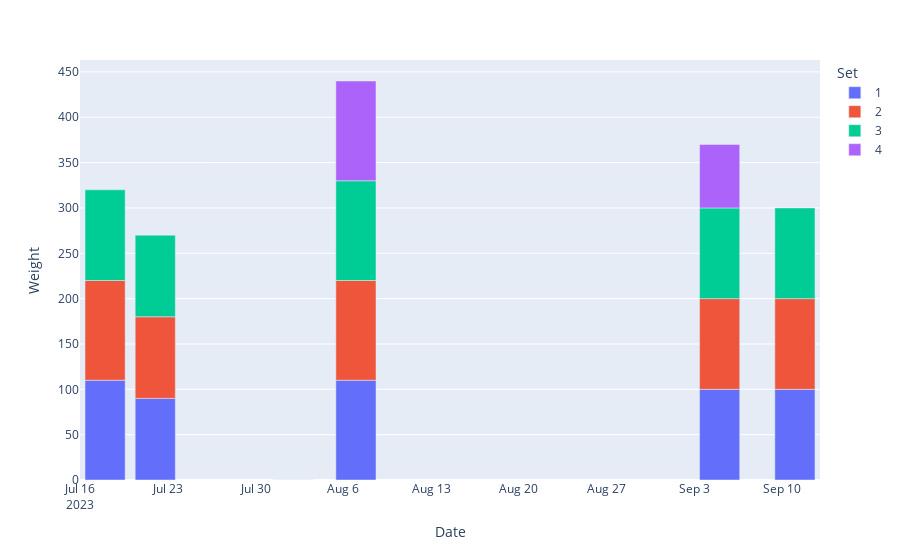

Notebook source saved alongside this figure:
### Code cell
df_results = pick_df(df, "SQUAT", "/")

plot = Plot(df_results)
plot.volume_breakdown()

### Figure 1 — Plotly figure (JSON) as saved in the notebook; plotly's stock layout.template omitted (floating-point values rounded to 4 significant figures)
{"data": [{"alignmentgroup": "True", "customdata": [[5], [8], [10], [5], [6], [8]], "hovertemplate": "Date: %{x}<br>Weight: %{y} kg<br>Count: %{customdata[0]}<extra></extra>", "legendgroup": "1", "marker": {"color": "#636efa", "pattern": {"shape": ""}}, "name": "1", "offsetgroup": "1", "orientation": "v", "showlegend": true, "textposition": "auto", "type": "bar", "x": ["2023-07-18T00:00:00", "2023-07-22T00:00:00", "2023-08-02T00:00:00", "2023-08-07T00:00:00", "2023-09-05T00:00:00", "2023-09-11T00:00:00"], "xaxis": "x", "y": [110, 90, 0, 110, 100, 100], "yaxis": "y"}, {"alignmentgroup": "True", "customdata": [[5], [8], [10], [5], [5], [8]], "hovertemplate": "Date: %{x}<br>Weight: %{y} kg<br>Count: %{customdata[0]}<extra></extra>", "legendgroup": "2", "marker": {"color": "#EF553B", "pattern": {"shape": ""}}, "name": "2", "offsetgroup": "2", "orientation": "v", "showlegend": true, "textposition": "auto", "type": "bar", "x": ["2023-07-18T00:00:00", "2023-07-22T00:00:00", "2023-08-02T00:00:00", "2023-08-07T00:00:00", "2023-09-05T00:00:00", "2023-09-11T00:00:00"], "xaxis": "x", "y": [110, 90, 0, 110, 100, 100], "yaxis": "y"}, {"alignmentgroup": "True", "customdata": [[6], [8], [8], [5], [5], [8]], "hovertemplate": "Date: %{x}<br>Weight: %{y} kg<br>Count: %{customdata[0]}<extra></extra>", "legendgroup": "3", "marker": {"color": "#00cc96", "pattern": {"shape": ""}}, "name": "3", "offsetgroup": "3", "orientation": "v", "showlegend": true, "textposition": "auto", "type": "bar", "x": ["2023-07-18T00:00:00", "2023-07-22T00:00:00", "2023-08-02T00:00:00", "2023-08-07T00:00:00", "2023-09-05T00:00:00", "2023-09-11T00:00:00"], "xaxis": "x", "y": [100, 90, 0, 110, 100, 100], "yaxis": "y"}, {"alignmentgroup": "True", "customdata": [[5], [5]], "hovertemplate": "Date: %{x}<br>Weight: %{y} kg<br>Count: %{customdata[0]}<extra></extra>", "legendgroup": "4", "marker": {"color": "#ab63fa", "pattern": {"shape": ""}}, "name": "4", "offsetgroup": "4", "orientation": "v", "showlegend": true, "textposition": "auto", "type": "bar", "x": ["2023-08-07T00:00:00", "2023-09-05T00:00:00"], "xaxis": "x", "y": [110, 70], "yaxis": "y"}], "layout": {"barmode": "relative", "legend": {"title": {"text": "Set"}, "tracegroupgap": 0}, "margin": {"t": 60}, "xaxis": {"anchor": "y", "domain": [0, 1], "title": {"text": "Date"}}, "yaxis": {"anchor": "x", "domain": [0, 1], "title": {"text": "Weight"}}}}
